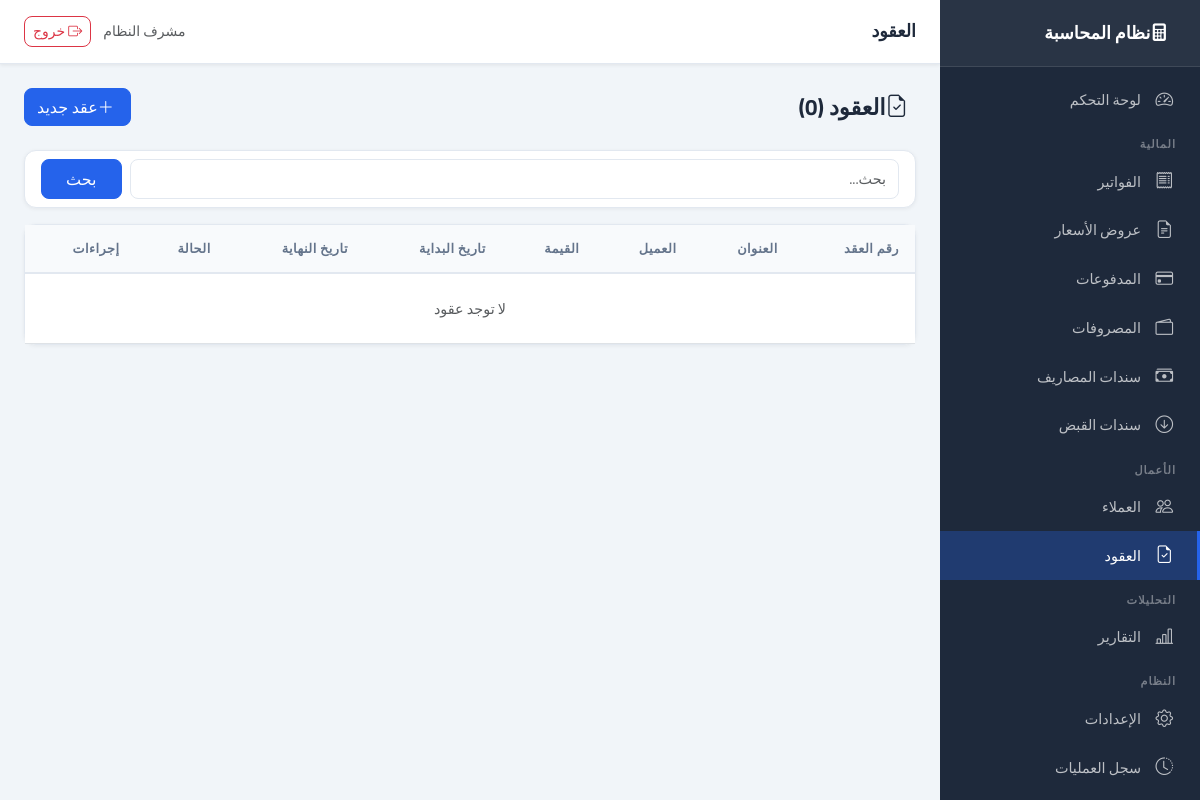
The app's page /contracts (signed in), older data.
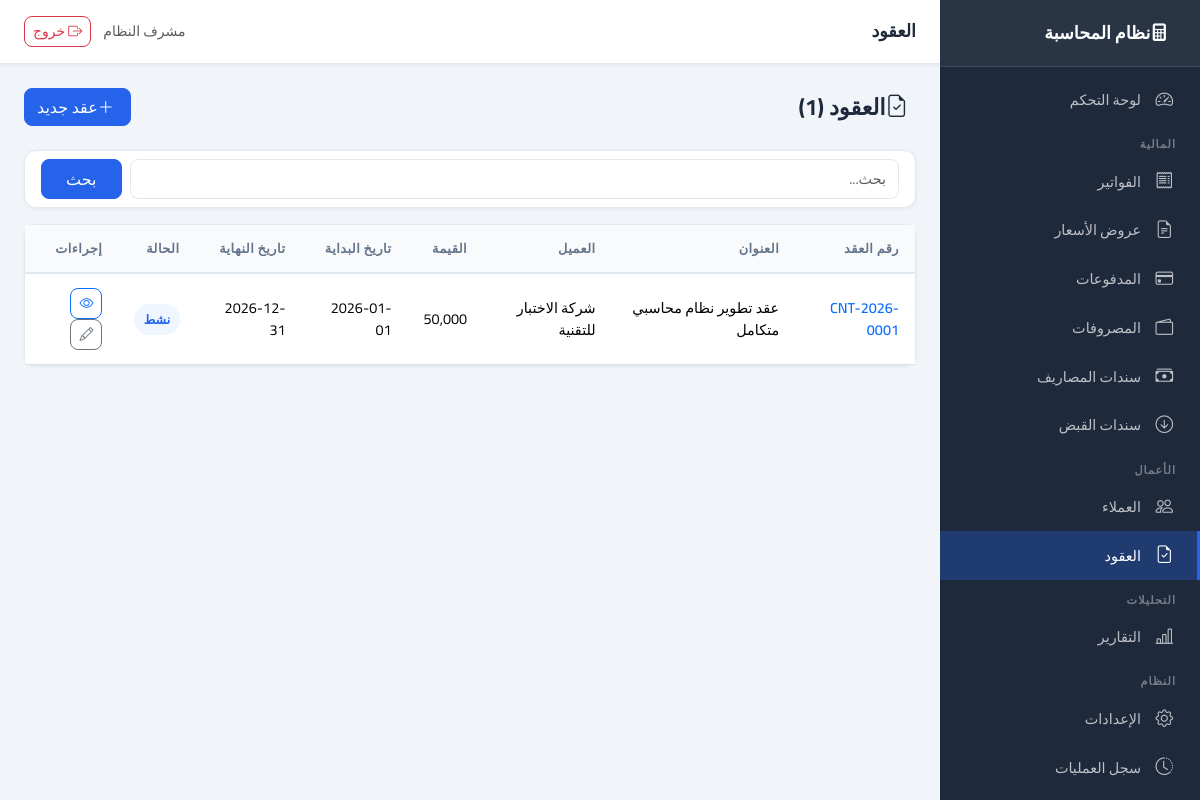
The same page, newer data.
### app/models/contract.py (models this page shows, shortened)
class Contract(Base):
    __tablename__ = "contracts"
    id: Mapped[int] = mapped_column(primary_key=True, index=True)
    contract_number: Mapped[str] = mapped_column(String(50), unique=True, index=True, nullable=False)
    client_id: Mapped[int] = mapped_column(Integer, ForeignKey("clients.id"), nullable=False, index=True)
    title: Mapped[str] = mapped_column(String(200), nullable=False)
    description: Mapped[str | None] = mapped_column(Text, nullable=True)
    amount: Mapped[Decimal] = mapped_column(Numeric(15, 2), default=0, nullable=False)
    start_date: Mapped[date | None] = mapped_column(Date, nullable=True)
    end_date: Mapped[date | None] = mapped_column(Date, nullable=True)
    status: Mapped[ContractStatus] = mapped_column(SAEnum(ContractStatus), default=ContractStatus.DRAFT, nullable=False, index=True)
    notes: Mapped[str | None] = mapped_column(Text, nullable=True)
    created_at: Mapped[datetime] = mapped_column(DateTime, default=lambda: __import__("datetime").datetime.now(__import__("datetime").timezone.utc).replace(tzinfo=None), nullable=False)
    created_by: Mapped[int | None] = mapped_column(Integer, ForeignKey("users.id"), nullable=True)
    client = relationship("Client", back_populates="contracts")
    invoices = relationship("Invoice", back_populates="contract", lazy="dynamic")

### app/models/client.py (models this page shows, shortened)
class Client(Base):
    __tablename__ = "clients"
    id: Mapped[int] = mapped_column(primary_key=True, index=True)
    name: Mapped[str] = mapped_column(String(150), nullable=False, index=True)
    type: Mapped[ClientType] = mapped_column(SAEnum(ClientType), default=ClientType.COMPANY, nullable=False)
    email: Mapped[str | None] = mapped_column(String(100), nullable=True)
    phone: Mapped[str | None] = mapped_column(String(20), nullable=True)
    address: Mapped[str | None] = mapped_column(Text, nullable=True)
    tax_number: Mapped[str | None] = mapped_column(String(50), nullable=True)
    notes: Mapped[str | None] = mapped_column(Text, nullable=True)
    is_active: Mapped[bool] = mapped_column(Boolean, default=True, nullable=False)
    created_at: Mapped[datetime] = mapped_column(DateTime, default=lambda: __import__("datetime").datetime.now(__import__("datetime").timezone.utc).replace(tzinfo=None), nullable=False)
    created_by: Mapped[int | None] = mapped_column(Integer, ForeignKey("users.id"), nullable=True)
    contracts = relationship("Contract", back_populates="client", lazy="dynamic")
    quotations = relationship("Quotation", back_populates="client", lazy="dynamic")
    invoices = relationship("Invoice", back_populates="client", lazy="dynamic")
    payments = relationship("Payment", back_populates="client", lazy="dynamic")

### app/routers/contracts.py (the view)
@router.get("", response_class=HTMLResponse)
async def list_contracts(
    request: Request, db: Session = Depends(get_db),
    search: Optional[str] = None,
    page: int = Query(default=1, ge=1),
):
    if not request.session.get("user_id"):
        return RedirectResponse(url="/auth/login", status_code=302)
    query = db.query(Contract)
    if search:
        query = query.filter(Contract.title.ilike(f"%{search}%"))
    total = query.count()
    contracts = query.order_by(Contract.created_at.desc()).offset((page - 1) * 20).limit(20).all()
    return templates.TemplateResponse("contracts/list.html", {
        "request": request, "contracts": contracts, "total": total,
        "page": page, "search": search or "", "total_pages": max(1, (total + 19) // 20),
    })

### app/core/logging_config.py (called while the page is built)
    def filter(self, record: logging.LogRecord) -> bool:
        record.request_id = _request_id_var.get()
        return True

    def format(self, record: logging.LogRecord) -> str:
        if isinstance(record.args, dict):
            record.args = {
                k: ("***" if any(s in k.lower() for s in self.SENSITIVE) else v)
                for k, v in record.args.items()
            }
        return super().format(record)

### app/templates/contracts/list.html (shortened to what this page needs)
{% extends "base.html" %}
{% block page_title %}العقود{% endblock %}
{% block content %}
<div class="page-header">
    <h1><i class="bi bi-file-earmark-check me-2"></i>العقود ({{ total }})</h1>
    <a href="/contracts/new" class="btn btn-primary"><i class="bi bi-plus-lg me-1"></i>عقد جديد</a>
</div>
<div class="card mb-3">
    <div class="card-body py-2">
        <form method="get" class="d-flex gap-2">
            <input type="text" name="search" class="form-control" placeholder="بحث..." value="{{ search }}">
            <button type="submit" class="btn btn-primary px-4">بحث</button>
        </form>
    </div>
</div>
<div class="card">
    <div class="card-body p-0">
        <table class="table table-hover mb-0">
            <thead><tr>
                <th>رقم العقد</th><th>العنوان</th><th>العميل</th>
                <th>القيمة</th><th>تاريخ البداية</th><th>تاريخ النهاية</th><th>الحالة</th><th>إجراءات</th>
            </tr></thead>
            <tbody>
            {% for c in contracts %}
            <tr>
                <td><a href="/contracts/{{ c.id }}" class="fw-semibold text-decoration-none">{{ c.contract_number }}</a></td>
                <td>{{ c.title[:50] }}{{ '...' if c.title|length > 50 }}</td>
                <td>{{ c.client.name if c.client else '-' }}</td>
                <td>{{ "{:,.0f}".format(c.amount) }}</td>
                <td>{{ c.start_date or '-' }}</td>
                <td>{{ c.end_date or '-' }}</td>
                <td>
                    <span class="badge-status badge-{{ c.status.value }}">
                        {{ {'draft':'مسودة','active':'نشط','expired':'منتهي','cancelled':'ملغي'}[c.status.value] }}
                    </span>
                </td>
                <td>
                    <a href="/contracts/{{ c.id }}" class="btn btn-sm btn-outline-primary"><i class="bi bi-eye"></i></a>
                    <a href="/contracts/{{ c.id }}/edit" class="btn btn-sm btn-outline-secondary"><i class="bi bi-pencil"></i></a>
                </td>
            </tr>
            {% else %}
            <tr><td colspan="8" class="text-center text-muted py-4">لا توجد عقود</td></tr>
            {% endfor %}
            </tbody>
        </table>
    </div>
</div>
{% endblock %}

Row changes from the older to the newer data that the page shows:
added Contract: contract_number "CNT-2026-0001", title "عقد تطوير نظام محاسبي متكامل", client "شركة الاختبار للتقنية", amount "50,000", start_date "2026-01-01", end_date "2026-12-31", status "نشط"
Text that changed along with them:
{{ total }}: "0" → "1"
text no longer shown: "لا توجد عقود"
